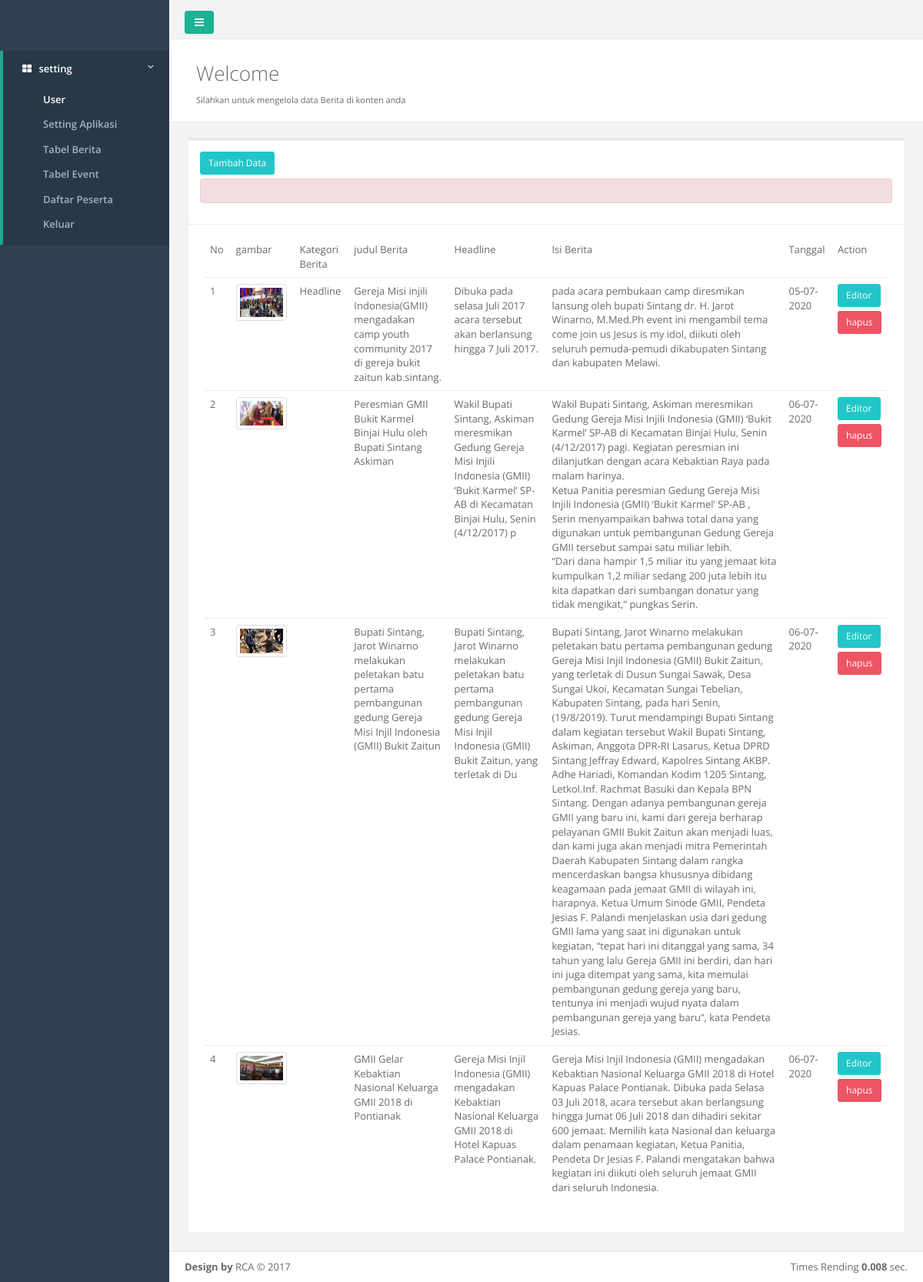
The page /index.php/user/berita on the database its author committed.
### tables this page shows
CREATE TABLE `tb_berita` (
  `kode` int(5) NOT NULL,
  `kategori` varchar(50) NOT NULL,
  `judulberita` varchar(256) NOT NULL,
  `kontent` varchar(150) NOT NULL,
  `isiberita` text NOT NULL,
  `tanggal` varchar(12) NOT NULL,
  `foto` varchar(100) NOT NULL
);

### application/controllers/user.php (called while the page is built, shortened)
<?php
class User extends CI_Controller {
  public function __construct()
  {
    $this->load->library('form_validation');
  }
public function berita()
{
  $this->load->view('admin/header');
  $data['user']=$this->db->get_where('tb_admin', ['nama'=>$this->session->userdata('nama')])->row_array();
  $data['nama']=$data['user']['nama'];
  $data['berita']=$this->db->get('tb_berita')->result_array();
  $this->load->view('berita',$data);
  $this->load->view('admin/footer');
}
}

### index.php (called while the page is built, shortened)
<?php
require_once BASEPATH.'core/CodeIgniter.php';

### application/views/berita.php (the view, shortened to what this page needs)
<div id="page-wrapper" class="gray-bg dashbard-1">
  <div class="row border-bottom">
    <nav class="navbar navbar-static-top" role="navigation" style="margin-bottom: 0">
      <div class="navbar-header">
        <a class="navbar-minimalize minimalize-styl-2 btn btn-primary " href="#"><i class="fa fa-bars"></i> </a>
      </div>
    </nav>
  </div>
  <div class="row  border-bottom white-bg dashboard-header">
    <div class="col-sm-5">
      <h2>Welcome <?php echo $user['email']; ?></h2>
      <small>Silahkan untuk mengelola data Berita di konten anda</small>
    </div>
  </div>
  <div class="row">
    <div class="col-lg-12">
      <div class="wrapper wrapper-content">
        <div class="row">
          <div class="col-lg-12">
            <div class="ibox float-e-margins">
              <div class="ibox-title">
                <input type="button" class="btn btn-info btn-sm tambah" value="Tambah Data" data-toggle="modal" data-target="#myModal">
                <div class="alert alert-danger"><?php echo $this->session->flashdata('flash'); ?></div>
              </div>
              <div class="ibox-content">
                <div class="table-responsive">
                  <table class="table">
                    <thead>
                      <tr>
                        <td>No</td>
                        <td>gambar</td>
                        <td>Kategori Berita</td>
                        <td>judul Berita</td>
                        <td>Headline</td>
                        <td>Isi Berita</td>
                        <td>Tanggal</td>
                        <td>Action</td>
                      </tr>
                    </thead>
                    <tbody>
                      <?php $no=1; ?>
                      <?php foreach($berita as $rows): ?>
                        <tr class="odd gradeX">
                          <td><?php echo $no++; ?></td>
                          <td><img class="img-thumbnail" src="<?php echo base_url(); ?>image/berita/<?php echo $rows['foto']; ?>"</td>
                          <td><?php echo $rows['kategori']; ?></td>
                          <td><?php echo $rows['judulberita']; ?></td>
                          <td><?php echo $rows['kontent']; ?></td>
                          <td><?php echo $rows['isiberita']; ?></td>
                          <td><?php echo $rows['tanggal']; ?></td>
                          <td><a href="<?php echo base_url();?>user/editberita/<?= $rows['kode'];?>"class="btn btn-info btn-sm editor">Editor</a><a href="<?php echo base_url();?>user/hapusberita/<?php echo $rows['kode']; ?>" type="button" class="btn btn-sm btn-danger hapusberita">hapus</a></td>
                          </tr>
                        <?php endforeach; ?>
                      </tbody>
                    </table>
                  </div>
                </div>
              </div>
            </div>
          </div>
        </div>
    <div class="footer">
      <div class="pull-right">
        Times Rending <strong>0.008</strong> sec.
      </div>
      <div>
        <strong>Design by</strong> RCA &copy; 2017
      </div>
    </div>
  </div>
</div>
</div>
</div>

### application/views/admin/header.php (shortened to what this page needs)
<!DOCTYPE html>
<html>
<head>
  <link href="<?php echo base_url(); ?>assets/css/bootstrap.min.css" rel="stylesheet">
  <link href="<?php echo base_url(); ?>assets/font-awesome/css/font-awesome.css" rel="stylesheet">
  <link href="<?php echo base_url(); ?>assets/css/plugins/toastr/toastr.min.css" rel="stylesheet">
  <link href="<?php echo base_url(); ?>assets/js/plugins/gritter/jquery.gritter.css" rel="stylesheet">
  <link href="<?php echo base_url(); ?>assets/css/animate.css" rel="stylesheet">
  <link href="<?php echo base_url(); ?>assets/css/plugins/summernote/summernote.css" rel="stylesheet">
  <link href="<?php echo base_url(); ?>assets/css/plugins/summernote/summernote-bs3.css" rel="stylesheet">
  <link href="<?php echo base_url(); ?>assets/style2.css" rel="stylesheet">
</head>
<body>
    <div id="wrapper">
      <nav class="navbar-default navbar-static-side" role="navigation">
        <div class="sidebar-collapse">
          <ul class="nav" id="side-menu">
            <li class="nav-header">
            </li>
            <li class="active">
              <a href="user/setting"><i class="fa fa-th-large"></i> <span class="nav-label">setting</span> <span class="fa arrow"></span></a>
              <ul class="nav nav-second-level">
                <li class="active"><a href="<?php echo base_url(); ?>user">User</a></li>
                <li ><a href="<?php echo base_url(); ?>user/setting">Setting Aplikasi</a></li>
                <li ><a href="<?php echo base_url(); ?>user/berita">Tabel Berita</a></li>
                <li ><a href="<?php echo base_url(); ?>user/event">Tabel Event</a></li>
                <li ><a href="<?php echo base_url(); ?>user/peserta">Daftar Peserta</a></li>
                <li ><a href="<?php echo base_url(); ?>admin/logout">Keluar</a></li>
              </ul>
            </li>
          </ul>
        </div>
      </nav>

### application/views/admin/footer.php (shortened to what this page needs)
</body>
</html>

### rows shown on the page
tb_berita: foto (picture), kategori "Headline", judulberita "Gereja Misi injili Indonesia(GMII) mengadakan camp youth community 2017 di gereja bukit zaitun kab.sintang.", kontent "Dibuka pada selasa Juli 2017 acara tersebut akan berlansung hingga 7 Juli 2017.", isiberita "pada acara pembukaan camp diresmikan lansung oleh bupati Sintang dr. H. Jarot Winarno, M.Med.Ph event ini mengambil tema come join us Jesus is my idol, diikuti oleh seluruh pemuda-pemudi dikabupaten Sintang dan kabupaten Melawi.", tanggal "05-07-2020"
tb_berita: foto (picture), judulberita "Peresmian GMII Bukit Karmel Binjai Hulu oleh Bupati Sintang Askiman", kontent "Wakil Bupati Sintang, Askiman meresmikan Gedung Gereja Misi Injili Indonesia (GMII) ‘Bukit Karmel’ SP-AB di Kecamatan Binjai Hulu, Senin (4/12/2017) p", isiberita "Wakil Bupati Sintang, Askiman meresmikan Gedung Gereja Misi Injili Indonesia (GMII) ‘Bukit Karmel’ SP-AB di Kecamatan Binjai Hulu, Senin (4/12/2017) pagi. Kegiatan peresmian ini dilanjutkan dengan acara Kebaktian Raya pada malam harinya. Ketua Panitia peresmian Gedung Gereja Misi Injili Indonesia (GMII) ‘Bukit Karmel’ SP-AB , Serin menyampaikan bahwa total dana yang digunakan untuk pembangunan Gedung Gereja GMII tersebut sampai satu miliar lebih. “Dari dana hampir 1,5 miliar itu yang jemaat kita kumpulkan 1,2 miliar sedang 200 juta lebih itu kita dapatkan dari sumbangan donatur yang tidak mengikat,” pungkas Serin.", tanggal "06-07-2020"
tb_berita: foto (picture), judulberita "Bupati Sintang, Jarot Winarno melakukan peletakan batu pertama pembangunan gedung Gereja Misi Injil Indonesia (GMII) Bukit Zaitun", kontent "Bupati Sintang, Jarot Winarno melakukan peletakan batu pertama pembangunan gedung Gereja Misi Injil Indonesia (GMII) Bukit Zaitun, yang terletak di Du", isiberita "Bupati Sintang, Jarot Winarno melakukan peletakan batu pertama pembangunan gedung Gereja Misi Injil Indonesia (GMII) Bukit Zaitun, yang terletak di Dusun Sungai Sawak, Desa Sungai Ukoi, Kecamatan Sungai Tebelian, Kabupaten Sintang, pada hari Senin, (19/8/2019). Turut mendampingi Bupati Sintang dalam kegiatan tersebut Wakil Bupati Sintang, Askiman, Anggota DPR-RI Lasarus, Ketua DPRD Sintang Jeffray Edward, Kapolres Sintang AKBP. Adhe Hariadi, Komandan Kodim 1205 Sintang, Letkol.Inf. Rachmat Basuki dan Kepala BPN Sintang. Dengan adanya pembangunan gereja GMII yang baru ini, kami dari gereja berharap pelayanan GMII Bukit Zaitun akan menjadi luas, dan kami juga akan menjadi mitra Pemerintah…", tanggal "06-07-2020"
tb_berita: foto (picture), judulberita "GMII Gelar Kebaktian Nasional Keluarga GMII 2018 di Pontianak", kontent "Gereja Misi Injil Indonesia (GMII) mengadakan Kebaktian Nasional Keluarga GMII 2018 di Hotel Kapuas Palace Pontianak.", isiberita "Gereja Misi Injil Indonesia (GMII) mengadakan Kebaktian Nasional Keluarga GMII 2018 di Hotel Kapuas Palace Pontianak. Dibuka pada Selasa 03 Juli 2018, acara tersebut akan berlangsung hingga Jumat 06 Juli 2018 dan dihadiri sekitar 600 jemaat. Memilih kata Nasional dan keluarga dalam penamaan kegiatan, Ketua Panitia, Pendeta Dr Jesias F. Palandi mengatakan bahwa kegiatan ini diikuti oleh seluruh jemaat GMII dari seluruh Indonesia.", tanggal "06-07-2020"
